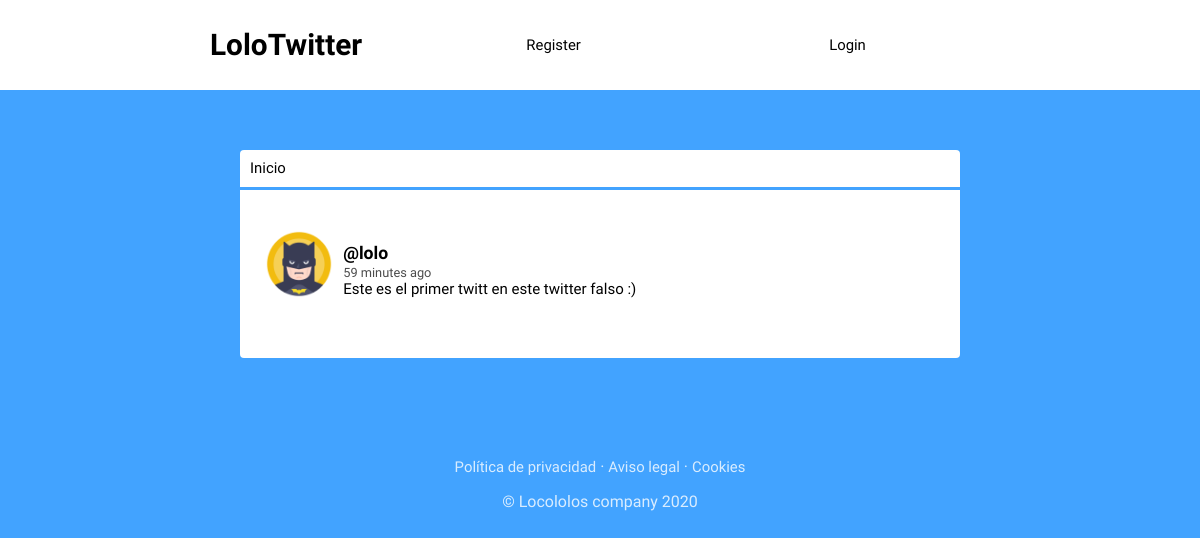
The page / on the database its author committed.
### socialApp/models.py (models this page shows, shortened)
class Post(models.Model):
    user = models.ForeignKey(User, on_delete=models.CASCADE, related_name='posts')
    timestamp = models.DateTimeField(default=timezone.now)
    content = models.TextField()
    class Meta:
        ordering = ['-timestamp']
        verbose_name = 'post'
        verbose_name_plural = 'posts'

class Profile(models.Model):
    user = models.OneToOneField(User, on_delete=models.CASCADE)
    img = models.ImageField(default='batman.png' )

### socialApp/views.py (the view)
# urls.py: path('', views.feed, name='feed'),
def feed(request):
    posts = Post.objects.all()
    context = {'posts': posts}
    return render(request, 'socialApp/feed.html', context)

### socialApp/templates/socialApp/feed.html (shortened to what this page needs)
{% extends 'socialApp/layout.html' %}
{% load humanize %}
{% block content %}
{% for post in posts %}
<article>
    <div class="container-article">
        <img src="{{post.user.profile.img.url}}">
        <div>
            <h2 class="username"><a href="{% url 'profile' post.user.username %}">@{{post.user.username}}</a></h2>
            <time data-time="#">{{post.timestamp|naturaltime}}</time>
            <div class="post">{{post.content}}</div>
        </div>
    </div>
</article>
{% endfor %}
{% endblock %}

### socialApp/static/socialApp/css/style.css (style rules this page uses)
body { background: #42A3FF; font-size: 62.5%; font-family: 'Varela Round', Helvetica, Arial, serif; }
img { object-fit: cover; }
a { font-size: .93rem; text-decoration: none; color: black; }
article { width: 93%; margin: auto; padding: 40px 0; border-bottom: 2px solid #ECEEEF; }
.username { margin-bottom: .2rem; }
.username a { font-size: 1.1rem; }
.container-article { display: flex; }
.container-article img { height: 68px; width: 68px; margin-right: 10px; border-radius: 50%; }
article:last-child { border-bottom: 0; }
time { font-size: .8rem; opacity: .7; }
.post { font-size: .94rem; }

### rows shown on the page
Post: user.profile.img (picture), user.username "lolo", timestamp "59 minutes ago", content "Este es el primer twitt en este twitter falso :)"
